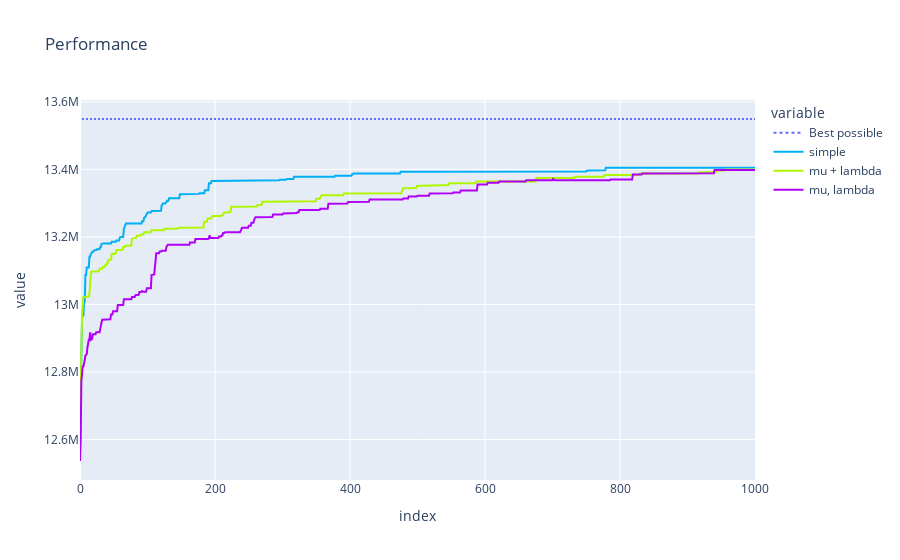

Notebook cell for this chart:
### Code cell
summary1 = get_summary(logs1)
summary2 = get_summary(logs2)
summary3 = get_summary(logs3)
summary1['Best possible'] = [MAX_PROFIT]*summary1.shape[0]
fig = px.line(summary1, y=['Best possible'], title='Performance',line_dash_sequence=['dot'],labels={0:'Best possible'})
fig.add_trace(
  go.Scatter(
    x=summary1.index, y=summary1['avg best'],
    line_color='rgb(0,176,246)',
    name='simple'))
fig.add_trace(
  go.Scatter(
    x=summary2.index, y=summary2['avg best'],
    line_color='rgb(176,246,0)',
    name='mu + lambda'))
fig.add_trace(
  go.Scatter(
    x=summary3.index, y=summary3['avg best'],
    line_color='rgb(176,0,246)',
    name='mu, lambda'))
fig.show()

### Figure 1 — Plotly figure (JSON) as saved in the notebook; plotly's stock layout.template omitted (floating-point values rounded to 4 significant figures; data arrays with more than 128 entries replaced by an {"elided": "..."} marker saying what was removed)
{"data": [{"hovertemplate": "variable=Best possible<br>index=%{x}<br>value=%{y}<extra></extra>", "legendgroup": "Best possible", "line": {"color": "#636efa", "dash": "dot"}, "mode": "lines", "name": "Best possible", "showlegend": true, "type": "scattergl", "x": {"elided": "1001 int values"}, "xaxis": "x", "y": {"elided": "1001 int values"}, "yaxis": "y"}, {"line": {"color": "rgb(0,176,246)"}, "name": "simple", "type": "scatter", "x": {"elided": "1001 int values"}, "y": {"elided": "1001 float values"}}, {"line": {"color": "rgb(176,246,0)"}, "name": "mu + lambda", "type": "scatter", "x": {"elided": "1001 int values"}, "y": {"elided": "1001 float values"}}, {"line": {"color": "rgb(176,0,246)"}, "name": "mu, lambda", "type": "scatter", "x": {"elided": "1001 int values"}, "y": {"elided": "1001 float values"}}], "layout": {"legend": {"title": {"text": "variable"}, "tracegroupgap": 0}, "title": {"text": "Performance"}, "xaxis": {"anchor": "y", "domain": [0, 1], "title": {"text": "index"}}, "yaxis": {"anchor": "x", "domain": [0, 1], "title": {"text": "value"}}}}
